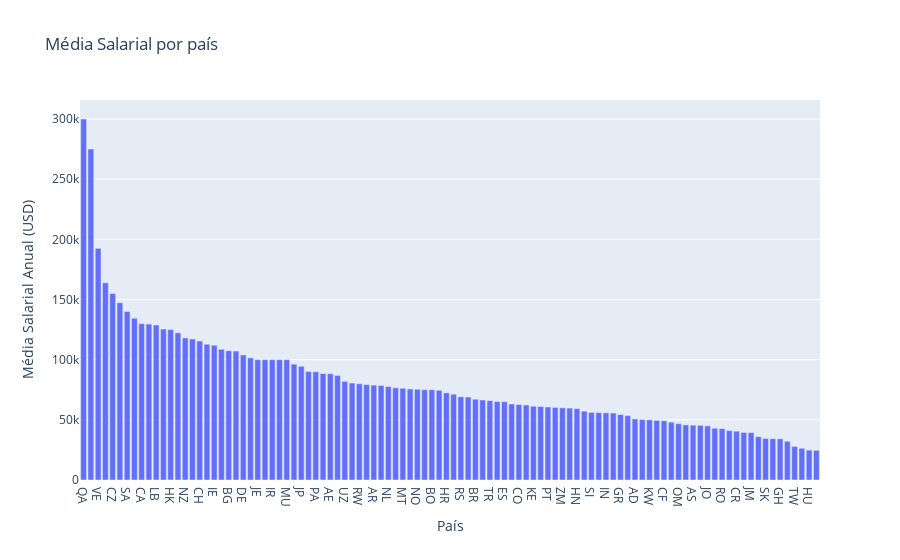

Notebook source saved alongside this figure:
### Code cell
import plotly.express as px
senioridade_media_salario = df_limpo.groupby('residencia')['usd'].mean().sort_values(ascending=False).reset_index()

fig = px.bar(senioridade_media_salario,
             x='residencia',
             y='usd',
             title='Média Salarial por país',
             labels={'residencia': 'País', 'usd': 'Média Salarial Anual (USD)'})

fig.show()

### Figure 1 — Plotly figure (JSON) as saved in the notebook; plotly's stock layout.template omitted (floating-point values rounded to 4 significant figures)
{"data": [{"hovertemplate": "País=%{x}<br>Média Salarial Anual (USD)=%{y}<extra></extra>", "legendgroup": "", "marker": {"color": "#636efa", "pattern": {"shape": ""}}, "name": "", "orientation": "v", "showlegend": false, "textposition": "auto", "type": "bar", "x": ["QA", "CD", "VE", "US", "CZ", "IL", "SA", "PR", "CA", "AU", "LB", "CN", "HK", "SG", "NZ", "EG", "CH", "MY", "IE", "BE", "BG", "UA", "DE", "SE", "JE", "IQ", "IR", "BM", "MU", "GB", "JP", "TN", "PA", "KR", "AE", "MX", "UZ", "IT", "RW", "RU", "AR", "DK", "NL", "PL", "MT", "LS", "NO", "BA", "BO", "LU", "HR", "FR", "RS", "FI", "BR", "MD", "TR", "ZA", "ES", "CL", "CO", "ID", "KE", "MK", "PT", "AT", "ZM", "LT", "HN", "VN", "SI", "PE", "IN", "NG", "GR", "GE", "AD", "CY", "KW", "EE", "CF", "DZ", "OM", "LV", "AS", "AM", "JO", "PK", "RO", "XK", "CR", "DO", "JM", "UG", "SK", "PH", "GH", "TH", "TW", "SV", "HU", "EC"], "xaxis": "x", "y": [300000.0, 275000.0, 192500.0, 163900.0, 154900.0, 147300.0, 140000.0, 134400.0, 129900.0, 129600.0, 128800.0, 125400.0, 125000.0, 122300.0, 118100.0, 117200.0, 115500.0, 112800.0, 111900.0, 108600.0, 107500.0, 107100.0, 103900.0, 101500.0, 100000.0, 100000.0, 100000.0, 100000.0, 100000.0, 96280.0, 94510.0, 90230.0, 89980.0, 88480.0, 88330.0, 86920.0, 82000.0, 80590.0, 80000.0, 79240.0, 78860.0, 78530.0, 77660.0, 76600.0, 76230.0, 75660.0, 75400.0, 75000.0, 75000.0, 74540.0, 72410.0, 71300.0, 69150.0, 68950.0, 67160.0, 66500.0, 65940.0, 65200.0, 65100.0, 63160.0, 62670.0, 62360.0, 61290.0, 61090.0, 60660.0, 60310.0, 60000.0, 59800.0, 59330.0, 57200.0, 56170.0, 56040.0, 55820.0, 55640.0, 54410.0, 53500.0, 50740.0, 50240.0, 50000.0, 49510.0, 49220.0, 48070.0, 46850.0, 45790.0, 45560.0, 45450.0, 45000.0, 43030.0, 42700.0, 41050.0, 40570.0, 39500.0, 39400.0, 36000.0, 34500.0, 34350.0, 34250.0, 32230.0, 27920.0, 26400.0, 24820.0, 24670.0], "yaxis": "y"}], "layout": {"barmode": "relative", "legend": {"tracegroupgap": 0}, "title": {"text": "Média Salarial por país"}, "xaxis": {"anchor": "y", "domain": [0, 1], "title": {"text": "País"}}, "yaxis": {"anchor": "x", "domain": [0, 1], "title": {"text": "Média Salarial Anual (USD)"}}}}
